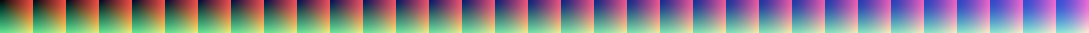
#> input picture filmcam-shared/luts/cine800t.png, 1089 x 33 px
$ python -i fujilab.py   (imports and definitions only)
#> lines starting #> are read from the running program, lines starting #| are printed output that depends on the picture
"""FilmCam Fuji lab: Fujifilm film simulations and recipes, baked into the app's 3D LUTs.

    python3 fujilab.py fetch                         # Fujifilm's official F-Log2 LUTs (not in git)
    python3 fujilab.py luts <out dir>                # assets/luts/fx_<recipe>.png
    python3 fujilab.py preview <image> <out.jpg> [recipe ...]

How a Fujifilm camera makes a JPEG, and how this follows it:
  1. The sensor's linear light is white balanced (preset or Kelvin, plus the R/B shift) and
     exposed; DR200/DR400 under-expose and lift the curve to save highlights.
  2. The film simulation maps scene light to the picture: its own tone curve and its own
     colour (hue shifts, saturation by hue and by brightness). Fujifilm publishes these as
     3D LUTs from F-Log2 (scene light in F-Gamut) to BT.709, one per simulation; `fetch`
     downloads them and they are the ground truth used here.
  3. The recipe's settings shape the result: Highlight and Shadow tone bend the curve, Color
     sets saturation, Color Chrome Effect deepens strongly coloured areas (more tonal steps,
     less clipping), Color Chrome FX Blue does the same for blues. Grain, clarity and
     sharpness are spatial: they are the look's shader settings, not part of the LUT.

A phone hands us a finished picture, not sensor data. Phones render close to Fujifilm's
neutral PROVIA (a standard, saturated, mid-contrast curve), so the picture is read as a
PROVIA rendering and inverted through Fujifilm's own PROVIA LUT to recover the scene light.
Developing that through PROVIA gives the phone's picture back; every other simulation
differs from it exactly as it does on a Fujifilm camera.

NOSTALGIC NEG. and PRO Neg. Hi have no published LUT: they are built from their nearest
published relatives (see SIM_DERIVED). The recipes come from Fuji X Weekly
(fujixweekly.com, Ritchie Roesch and contributors).
"""
import json, os, sys, urllib.request, zipfile
import numpy as np

HERE = os.path.dirname(os.path.abspath(__file__))
sys.path.insert(0, HERE)
from filmlab import srgb_to_lin, lin_to_srgb, lin_to_oklab, oklab_to_lin, N  # noqa: E402

CACHE = os.path.join(HERE, '.fuji-cache')
LUT_ZIP = 'https://dl.fujifilm-x.com/support/lut/gfx-eterna-55-3d-lut-v110.zip'
SIM_FILES = {
    'PROVIA': 'PROVIA', 'VELVIA': 'Velvia', 'ASTIA': 'ASTIA', 'CLASSIC_CHROME': 'CLASSIC-CHROME',
    'CLASSIC_NEG': 'CLASSIC-Neg.', 'REALA_ACE': 'REALA-ACE', 'PRO_NEG_STD': 'PRO-Neg.Std',
    'ETERNA': 'ETERNA', 'ETERNA_BB': 'ETERNA-BB', 'ACROS': 'ACROS',
}

# ----------------------------------------------------------------------------- F-Log2 / F-Gamut
FL2 = dict(a=5.555556, b=0.064829, c=0.245281, d=0.384316, e=8.799461, f=0.092864, cut1=0.000889, cut2=0.100686685370811)

def flog2(x):
    p = FL2
    return np.where(x >= p['cut1'], p['c'] * np.log10(p['a'] * np.maximum(x, p['cut1']) + p['b']) + p['d'], p['e'] * x + p['f'])

def flog2_inv(v):
    p = FL2
    return np.where(v >= p['cut2'], (10.0 ** ((v - p['d']) / p['c']) - p['b']) / p['a'], (v - p['f']) / p['e'])

M709_2020 = np.array([[0.6274040, 0.3292820, 0.0433136], [0.0690970, 0.9195400, 0.0113612], [0.0163916, 0.0880132, 0.8955950]])
M2020_709 = np.linalg.inv(M709_2020)

# ----------------------------------------------------------------------------- LUT plumbing
# [29 lines left out: functions fetch, load_cube, not called in this run]

_sims = {}
# [60 lines left out: functions sim_lut, trilinear, _lm, invert, grid, not called in this run]

_scene = None
# [30 lines left out: functions phone_scene, planck_rgb, not called in this run]

# The phone balances its pictures to neutral; read that as daylight.
REFERENCE_K = 5500
WB_PRESETS = {'auto': None, 'auto_white': None, 'daylight': None, 'shade': 7500, 'incandescent': 3000,
              'fluorescent1': 6500, 'fluorescent2': 3600, 'fluorescent3': 4200}

# [15 lines left out: function wb_gains, not called in this run]

def smoothstep(a, b, x):
    t = np.clip((x - a) / (b - a), 0, 1)
    return t * t * (3 - 2 * t)

# DR200 / DR400 hold one / two more stops of highlights, so the curve above grey is softer.
# Fujifilm's video LUTs already carry that much range, so they stand for DR400 here.
DR_HIGHLIGHT = {100: 1.0, 200: 0.5, 400: 0.0, 'auto': 0.5, 'P': -1.5}
DR_SHADOW = {'P': -1.5}

# [7 lines left out: function tone, not called in this run]

def oklch(rgb):
    lab = lin_to_oklab(np.maximum(srgb_to_lin(rgb), 0))
    return lab[:, 0], np.hypot(lab[:, 1], lab[:, 2]), np.arctan2(lab[:, 2], lab[:, 1])

# [10 lines left out: function from_oklch, not called in this run]

def hue_weight(h, centre_deg, width_deg):
    d = (np.degrees(h) - centre_deg + 540) % 360 - 180
    return np.exp(-0.5 * (d / width_deg) ** 2)

# [33 lines left out: functions colour, nostalgic, not called in this run]

SIM_DERIVED = {
    # sim: (published base, extra highlight tone, extra shadow tone, post step)
    'NOSTALGIC_NEG': ('PRO_NEG_STD', -0.5, -1.0, nostalgic),
    'PRO_NEG_HI': ('PRO_NEG_STD', 0.5, 1.5, lambda o: from_oklch(*_scale_c(oklch(o), 1.06))),
}

def _scale_c(lch, k):
    L, C, h = lch
    return L, C * k, h

ACROS_FILTERS = {None: [1, 1, 1], 'Ye': [1.1, 1.0, 0.45], 'R': [1.35, 0.75, 0.3], 'G': [0.75, 1.15, 0.65]}

# [19 lines left out: function develop, not called in this run]

# [1 line not run here, left out]

# [21 lines left out: functions bake, write_lut, apply_lut, not called in this run]

# ----------------------------------------------------------------------------- the app's side
GRAIN = {'off': 0.0, 'weak': 0.22, 'strong': 0.36}
GRAIN_SIZE = {'small': 0.8, 'large': 1.35}

# [52 lines left out: functions look_args, swatch, kotlin, not called in this run]

SIM_NAMES = {'PROVIA': 'Provia', 'VELVIA': 'Velvia', 'ASTIA': 'Astia', 'CLASSIC_CHROME': 'Classic Chrome',
             'CLASSIC_NEG': 'Classic Neg.', 'NOSTALGIC_NEG': 'Nostalgic Neg.', 'REALA_ACE': 'Reala Ace',
             'PRO_NEG_STD': 'Pro Neg. Std', 'PRO_NEG_HI': 'Pro Neg. Hi', 'ETERNA': 'Eterna',
             'ETERNA_BB': 'Bleach Bypass', 'ACROS': 'Acros'}

def tiles(src, out):
    """Look tiles: the same lake crop as the other looks' tiles, through each recipe."""
#> called with out = 'out.png'
    from PIL import Image
    im = Image.open(src).convert('RGB')
#> im is the input picture: PIL image 1089x33 RGB; mean R, G, B 136.1, 132.3, 136.8
    w, h = im.size
#> w = 1089; h = 33
    cw = int(h * 198 / 264)
#> cw = 24
    im = im.crop(((w - cw) // 2, 0, (w - cw) // 2 + cw, h)).resize((198, 264), Image.LANCZOS)
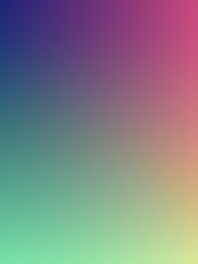
#> im: PIL image 198x264 RGB; mean R, G, B 129.5, 129.2, 133.5
    a = np.asarray(im, np.float64) / 255
    for rid in RECIPES:
        t = Image.fromarray((apply_lut(a, rid) * 255).round().astype(np.uint8))
        t.save(os.path.join(out, f'fx_{rid}.jpg'), quality=88)

# [32 lines not run here, left out]

#> (the run stopped early here; a loop or call above may not have finished)

$ run again, on filmcam-shared/luts/fun200.png
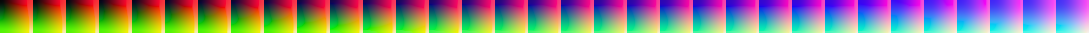
#> input picture filmcam-shared/luts/fun200.png, 1089 x 33 px
#> in tiles, im is the input picture: PIL image 1089x33 RGB; mean R, G, B 135.4, 128.5, 123.8
#> in tiles, `im = im.crop(((w - cw) // 2, 0, (w - cw) // 2 + cw, h)).resize((198, 2..`:
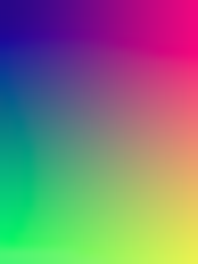
#> im: PIL image 198x264 RGB; mean R, G, B 126.6, 123.6, 121.5
